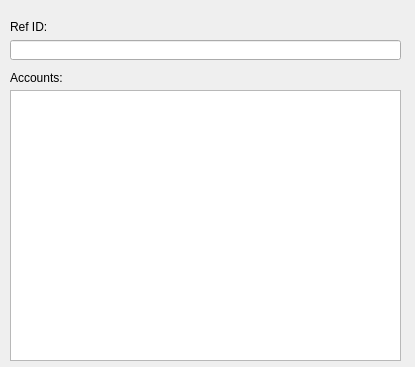
<?xml version="1.0" encoding="UTF-8"?>
<ui version="4.0">
 <class>orderInfoDialog</class>
 <widget class="QDialog" name="orderInfoDialog">
  <property name="geometry">
   <rect>
    <x>0</x>
    <y>0</y>
    <width>415</width>
    <height>367</height>
   </rect>
  </property>
  <property name="minimumSize">
   <size>
    <width>415</width>
    <height>367</height>
   </size>
  </property>
  <property name="maximumSize">
   <size>
    <width>415</width>
    <height>367</height>
   </size>
  </property>
  <property name="windowTitle">
   <string>Information</string>
  </property>
  <widget class="QLabel" name="refLinkLabel">
   <property name="geometry">
    <rect>
     <x>10</x>
     <y>20</y>
     <width>46</width>
     <height>13</height>
    </rect>
   </property>
   <property name="text">
    <string>Ref ID:</string>
   </property>
  </widget>
  <widget class="QLineEdit" name="refLinkLineEdit">
   <property name="geometry">
    <rect>
     <x>10</x>
     <y>40</y>
     <width>391</width>
     <height>20</height>
    </rect>
   </property>
  </widget>
  <widget class="QLabel" name="accountsLabel">
   <property name="geometry">
    <rect>
     <x>10</x>
     <y>70</y>
     <width>61</width>
     <height>16</height>
    </rect>
   </property>
   <property name="text">
    <string>Accounts:</string>
   </property>
  </widget>
  <widget class="QListWidget" name="accountsList">
   <property name="geometry">
    <rect>
     <x>10</x>
     <y>90</y>
     <width>391</width>
     <height>271</height>
    </rect>
   </property>
  </widget>
 </widget>
 <resources/>
 <connections/>
</ui>
